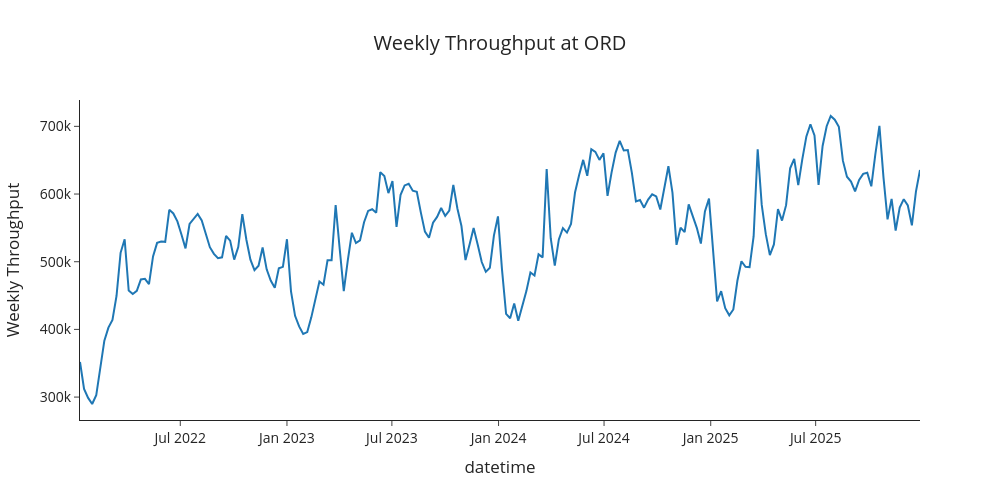

This figure's notebook cell:
### Code cell
#Let's visualize the weekly throughput data for Chicago O'Hare
px.line(data_ord_w, x='datetime', y='total_passenger_throughput', 
        labels={'total_passenger_throughput': 'Weekly Throughput'},
        template="simple_white", 
        title='Weekly Throughput at ORD',
        height=500, width=1000).update_layout(font=dict(size=14), title_x=0.5).show()

### Figure 1 — Plotly figure (JSON) as saved in the notebook; plotly's stock layout.template omitted (floating-point values rounded to 4 significant figures; data arrays with more than 128 entries replaced by an {"elided": "..."} marker saying what was removed)
{"data": [{"hovertemplate": "datetime=%{x}<br>Weekly Throughput=%{y}<extra></extra>", "legendgroup": "", "line": {"color": "#1F77B4", "dash": "solid"}, "marker": {"symbol": "circle"}, "mode": "lines", "name": "", "orientation": "v", "showlegend": false, "type": "scatter", "x": {"elided": "208 str values"}, "xaxis": "x", "y": {"elided": "208 int values"}, "yaxis": "y"}], "layout": {"font": {"size": 14}, "height": 500, "legend": {"tracegroupgap": 0}, "title": {"text": "Weekly Throughput at ORD", "x": 0.5}, "width": 1000, "xaxis": {"anchor": "y", "domain": [0, 1], "title": {"text": "datetime"}}, "yaxis": {"anchor": "x", "domain": [0, 1], "title": {"text": "Weekly Throughput"}}}}
